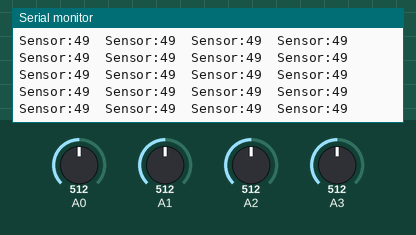
A sketch run on a simulated Arduino Uno, built with avr-gcc and run on an emulated ATmega328P. Parts: the last lines printed to the serial monitor. Inputs (shaded band) come from the test bench; at power-on: A1 = 512, A0 = 512, A2 = 512, A3 = 512.

Above: at 8.7 s.
8.8 s: A1 set to 262
At 9.26 s:
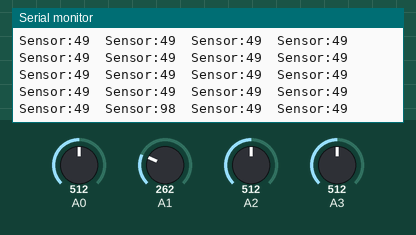
10.3 s: A1 set to 242
At 10.46 s:
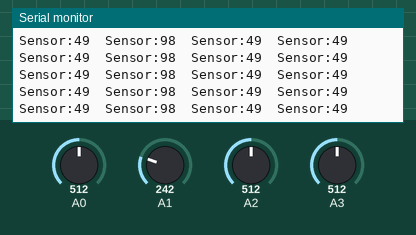
Timing chart, 0 to 13.3 s (numbered marks = the images above; inputs shaded):
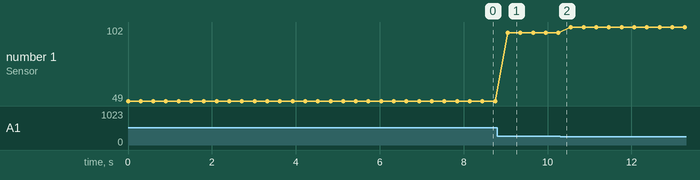

The sketch:

sensorIRSharp_20-150.ino
```cpp
/* ir-distance sketch
  prints distance and changes LED flash rate based on distance from IR sensor
*/
const byte sensorPin1 = 0;
const byte sensorPin2 = 1;
const byte sensorPin3 = 2;
const byte sensorPin4 = 3;

const byte numSensor = 4;

int cmArray[4] = {0, 0, 0, 0};

const long referenceMv = 5000; // long int to prevent overflow when multiplied
void setup()
{
  Serial.begin(9600);
}
void loop()
{
  for (int i = 0; i < numSensor; i++) {
    cmArray[i] = getDistance(i);
    Serial.print("Sensor:");
    Serial.print(cmArray[i]);
    Serial.print("\t");
  }
  Serial.println();
  delay(300);
}


// the following is used to interpolate the distance from a table
// table entries are distances in steps of 250 millivolts
const int TABLE_ENTRIES = 12;
const int firstElement = 2750; // first entry is 250 mV
const int INTERVAL = 250; // millivolts between each element
static int distance[TABLE_ENTRIES] = {150, 140, 130, 120, 110, 100, 90, 80, 70, 60, 50, 45};
int getDistance(int _pin)
{
  int val = analogRead(_pin);
  int mV = (val * referenceMv) / 1023;
  if ( mV > INTERVAL * TABLE_ENTRIES - 1 )
    return distance[TABLE_ENTRIES - 1];
  else
  {
    int index = mV / INTERVAL;
    float frac = (mV % 250) / (float)INTERVAL;
    return distance[index] - ((distance[index] - distance[index + 1]) * frac);
  }
}
```

Measured:
- after the input at 8.8 s, the serial monitor: prints a new line after 0.25 s (image 1)
- plotted number 1: 49 → 98 after the input at 8.8 s, 98 → 102 after the input at 10.3 s
